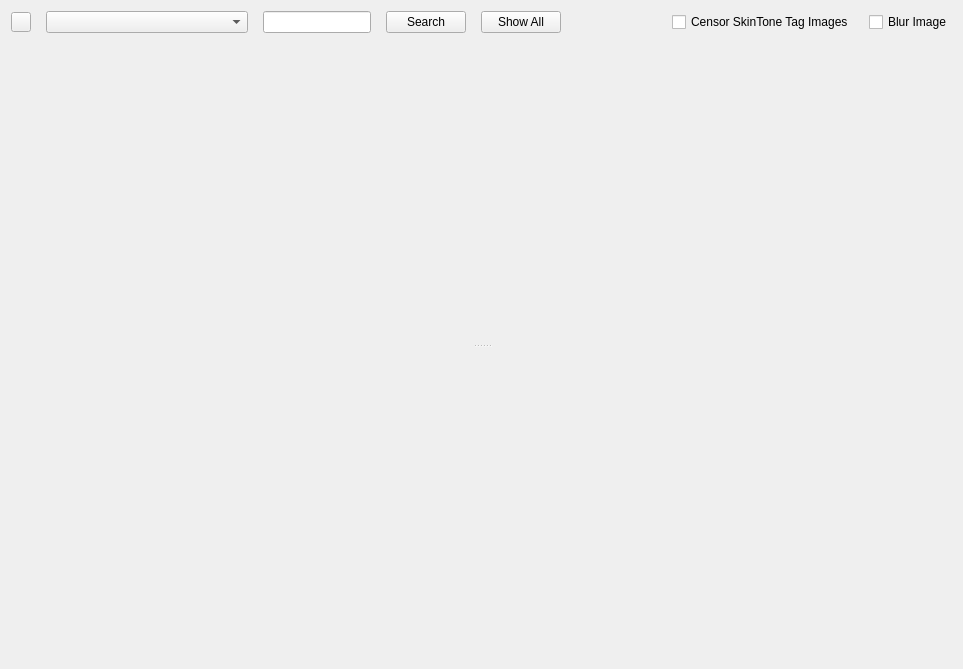
<?xml version="1.0" encoding="UTF-8"?>
<ui version="4.0">
 <class>story_board</class>
 <widget class="QFrame" name="story_board">
  <property name="geometry">
   <rect>
    <x>0</x>
    <y>0</y>
    <width>963</width>
    <height>669</height>
   </rect>
  </property>
  <property name="windowTitle">
   <string>Frame</string>
  </property>
  <property name="frameShape">
   <enum>QFrame::NoFrame</enum>
  </property>
  <property name="frameShadow">
   <enum>QFrame::Plain</enum>
  </property>
  <layout class="QVBoxLayout" name="verticalLayout_2">
   <item>
    <layout class="QVBoxLayout" name="verticalLayout">
     <property name="spacing">
      <number>0</number>
     </property>
     <item>
      <layout class="QHBoxLayout" name="horizontalLayout">
       <property name="spacing">
        <number>15</number>
       </property>
       <item>
        <widget class="QPushButton" name="pushButton_show_hide_tag_table">
         <property name="minimumSize">
          <size>
           <width>20</width>
           <height>20</height>
          </size>
         </property>
         <property name="maximumSize">
          <size>
           <width>20</width>
           <height>20</height>
          </size>
         </property>
         <property name="text">
          <string/>
         </property>
         <property name="checkable">
          <bool>true</bool>
         </property>
        </widget>
       </item>
       <item>
        <widget class="QComboBox" name="comboBox_tags">
         <property name="minimumSize">
          <size>
           <width>202</width>
           <height>0</height>
          </size>
         </property>
         <property name="maximumSize">
          <size>
           <width>600</width>
           <height>16777215</height>
          </size>
         </property>
        </widget>
       </item>
       <item>
        <widget class="QLineEdit" name="lineEdit_search">
         <property name="clearButtonEnabled">
          <bool>true</bool>
         </property>
        </widget>
       </item>
       <item>
        <widget class="QPushButton" name="pushButton_search">
         <property name="text">
          <string>Search</string>
         </property>
        </widget>
       </item>
       <item>
        <widget class="QPushButton" name="pushButton_show_all">
         <property name="text">
          <string>Show All</string>
         </property>
        </widget>
       </item>
       <item>
        <spacer name="horizontalSpacer">
         <property name="orientation">
          <enum>Qt::Horizontal</enum>
         </property>
         <property name="sizeHint" stdset="0">
          <size>
           <width>40</width>
           <height>20</height>
          </size>
         </property>
        </spacer>
       </item>
       <item>
        <widget class="QCheckBox" name="checkBox_censor_skintone_tag_images">
         <property name="text">
          <string>Censor SkinTone Tag Images</string>
         </property>
        </widget>
       </item>
       <item>
        <widget class="QCheckBox" name="checkBox_blurr_image">
         <property name="text">
          <string>Blur Image</string>
         </property>
        </widget>
       </item>
      </layout>
     </item>
     <item>
      <widget class="QSplitter" name="splitter">
       <property name="orientation">
        <enum>Qt::Vertical</enum>
       </property>
       <property name="handleWidth">
        <number>3</number>
       </property>
       <widget class="QWidget" name="verticalLayoutWidget_2">
        <layout class="QVBoxLayout" name="verticalLayout_story_board_loader_table"/>
       </widget>
       <widget class="QWidget" name="verticalLayoutWidget">
        <layout class="QVBoxLayout" name="verticalLayout_story_board"/>
       </widget>
      </widget>
     </item>
    </layout>
   </item>
  </layout>
 </widget>
 <resources/>
 <connections/>
</ui>
